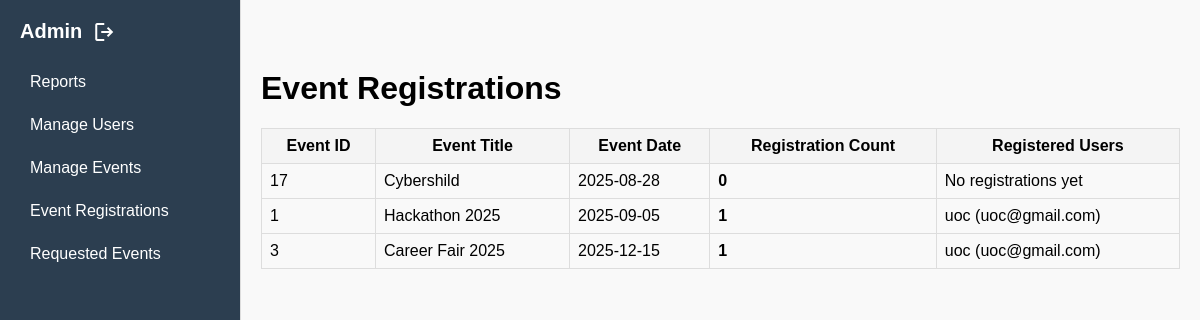
The page /admin.php?action=event_registrations (signed in) on the database its author committed.
### tables this page shows
CREATE TABLE `events` (
  `id` int(11) NOT NULL,
  `title` varchar(200) NOT NULL,
  `location` varchar(120) DEFAULT '',
  `event_date` date NOT NULL,
  `description` text DEFAULT NULL,
  `type` varchar(100) NOT NULL
);

### admin.php (the view, shortened to what this page needs)
<?php
require_once 'config.php';
$action = $_GET['action'] ?? 'reports';
$reports = [];
$event_registrations = [];
if ($action === "event_registrations") {
  $res = $conn->query("SELECT e.id as event_id, e.title, e.event_date, e.type,
                              COUNT(r.id) as registration_count,
                              GROUP_CONCAT(CONCAT(u.username, ' (', u.email, ')') SEPARATOR ', ') as registered_users
                       FROM events e
                       LEFT JOIN registrations r ON r.event_id = e.id
                       LEFT JOIN users u ON u.id = r.user_id
                       WHERE e.type = 'register'
                       GROUP BY e.id, e.title, e.event_date, e.type
                       ORDER BY e.event_date ASC");
  while ($row = $res->fetch_assoc()) $event_registrations[] = $row;
}
?>
<!DOCTYPE html>
<html>
<head>
  <link rel="stylesheet" href="styles/admin.css">
</head>
<body>
  <div class="admin-container">
    <div class="sidebar">
      <div style="display: flex; ">
        <h2 style="color:white;">Admin</h2>
        <a href="logout.php" class="logout" style="margin-top: -10px;">
          <span class="material-symbols-outlined">logout</span>
        </a>
      </div>
      <a class="hov <?= ($action === 'reports' ? 'active' : '') ?>" href="?action=reports">Reports</a>
      <a class="hov <?= ($action === 'users' ? 'active' : '') ?>" href="?action=users">Manage Users</a>
      <a class="hov <?= ($action === 'events' ? 'active' : '') ?>" href="?action=events">Manage Events</a>
      <a class="hov <?= ($action === 'event_registrations' ? 'active' : '') ?>" href="?action=event_registrations">Event Registrations</a>
      <a class="hov <?= ($action === 'requested_events' ? 'active' : '') ?>" href="?action=requested_events">Requested Events</a>
    </div>
    <div class="content">
      <?php if ($action === "reports"): ?>
        <h1>Event Reports</h1>
        <table>
          <tr>
            <th>ID</th>
            <th>Event</th>
            <th>Type</th>
            <th>Total Registrations</th>
          </tr>
          <?php foreach ($reports as $r): ?>
            <tr>
              <td><?= $r['id'] ?></td>
              <td><?= htmlspecialchars($r['title']) ?></td>
              <td><span class="type-badge type-<?= $r['type'] ?>"><?= ucfirst($r['type']) ?></span></td>
              <td><?= $r['total'] ?></td>
            </tr>
          <?php endforeach; ?>
          <?php if (count($reports) === 0): ?><tr><td colspan="4">No data</td></tr><?php endif; ?>
        </table>
      <?php elseif ($action === "event_registrations"): ?>
        <h1>Event Registrations</h1>
        <table>
          <tr>
            <th>Event ID</th>
            <th>Event Title</th>
            <th>Event Date</th>
            <th>Registration Count</th>
            <th>Registered Users</th>
          </tr>
          <?php foreach ($event_registrations as $er): ?>
            <tr>
              <td><?= $er['event_id'] ?></td>
              <td><?= htmlspecialchars($er['title']) ?></td>
              <td><?= $er['event_date'] ?></td>
              <td><strong><?= $er['registration_count'] ?></strong></td>
              <td style="max-width: 400px; word-wrap: break-word;">
                <?= $er['registered_users'] ? htmlspecialchars($er['registered_users']) : 'No registrations yet' ?>
              </td>
            </tr>
          <?php endforeach; ?>
        </table>
      <?php endif; ?>
    </div>
  </div>
</body>
</html>

### styles/admin.css (style rules this page uses)
body { margin: 0; font-family: Arial, sans-serif; background: #f9f9f9; }
.admin-container { display: flex; min-height: 100vh; }
.sidebar { width: 200px; background: #2c3e50; border-right: 1px solid #ddd; padding: 20px; }
.sidebar h2 { margin: 0 0 20px; font-size: 20px; }
.sidebar a { display: block; padding: 10px; color: #fff; text-decoration: none; margin-bottom: 5px; border-radius: 6px; }
.content { flex: 1; padding: 20px !important; margin-top: 50px; }
h1 { margin-top: 0; }
table { width: 100%; border-collapse: collapse; margin-top: 10px; }
th, td { border: 1px solid #ddd; padding: 8px; }
th { background: #f4f4f4; }

### rows shown on the page
events: id "17", title "Cybershild", event_date "2025-08-28", registration_count "0", shows "No registrations yet"
events: id "1", title "Hackathon 2025", event_date "2025-09-05", registration_count "1", registered_users "uoc (uoc@gmail.com)"
events: id "3", title "Career Fair 2025", event_date "2025-12-15", registration_count "1", registered_users "uoc (uoc@gmail.com)"
